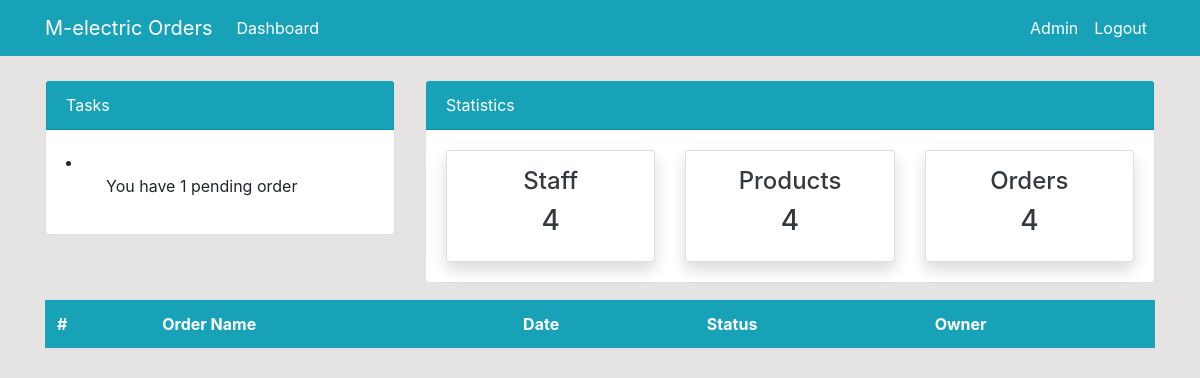
The page /orders on the database as committed earlier.
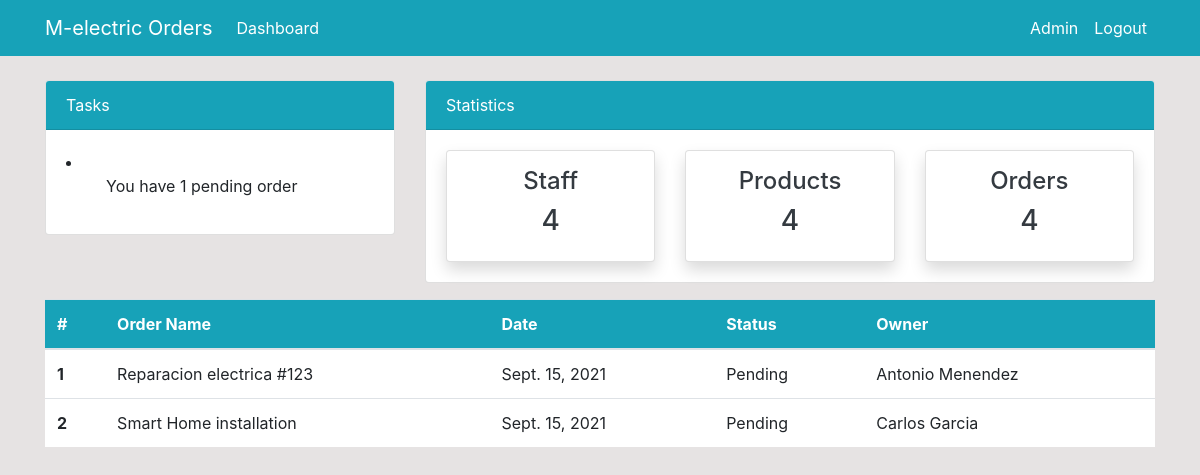
The same page on the database as committed later.
### dashboard/models.py (models this page shows, shortened)
class Orders(models.Model):
	description = models.CharField('Order Description', max_length=100)
	status = models.CharField('Status', max_length=50, choices=STATUS)
	approval_date = models.DateTimeField('Approval Date')
	user = models.ForeignKey(PedidosUser, blank=True, null=True, on_delete=models.CASCADE)
	products = models.ManyToManyField(Products, blank=True)

class PedidosUser(models.Model):
	email = models.EmailField('Email')
	user = models.CharField('User', max_length=50)
	passwd = models.CharField('Password', max_length=50)
	f_name = models.CharField('First Name', max_length=50)
	l_name = models.CharField('Last Name', max_length=50)
	b_day = models.DateTimeField('Birth Date')
	position = models.CharField('Position', max_length=50)
	def __str__(self):
		return self.f_name + ' ' + self.l_name

### dashboard/views.py (the view)
# urls.py: path('orders', views.orders, name='orders'),
def orders(request):
    orders_list = Orders.objects.all()
    return render(request, 'dashboard/orders.html', {'orders_list':orders_list})

### templates/dashboard/orders.html (shortened to what this page needs)
{% extends 'partials/base.html' %}
{% block content %}
    <div class="container">
        <div class="row my-3">
            <div class="col-md-12">
                <table class="table bg-white">
                    <thead class="bg-info">
                        <tr class="text-white">
                            <th scope="col">#</th>
                            <th scope="col">Order Name</th>
                            <th scope="col">Date</th>
                            <th scope="col">Status</th>
                            <th scope="col">Owner</th>
                        </tr>
                    </thead>
                    <tbody>
                        {% for order in orders_list %}
                        <tr>
                            <th scope="row">{{ forloop.counter }}</th>
                            <td>{{ order.description }}</td>
                            <td>{{ order.approval_date.date }}</td>
                            <td>{{ order.status }}</td>
                            <td>{{ order.user }}</td>
                        </tr>
                        {% endfor %}
                    </tbody>
                </table>
            </div>
        </div>
    </div>
{% endblock %}

### templates/partials/base.html (shortened to what this page needs)
{% load static %}
<!doctype html>
<html lang="en">
  <head>
    <link rel="stylesheet" href="https://cdn.jsdelivr.net/npm/bootstrap@4.6.0/dist/css/bootstrap.min.css">
    <link rel="stylesheet" href="{% static 'style.css' %}">
  </head>
  <body>
      {% include 'partials/nav.html' %}
      {% include 'partials/topnav.html' %}
      {% block content %}
      {% endblock %}
  </body>
</html>

### templates/partials/nav.html (shortened to what this page needs)
<nav class="navbar navbar-expand-lg navbar-info bg-info">
    <div class="container">
        <a class="navbar-brand text-white" href="{% url 'index' %}">M-electric Orders</a>
        <div class="collapse navbar-collapse" id="navbarSupportedContent">
            <ul class="navbar-nav mr-auto">
                <li class="nav-item active">
                    <a class="nav-link text-white" href="{% url 'index' %}">Dashboard </a>
                </li>
            </ul>
            <ul class="navbar-nav ml-auto">
                <li class="nav-item active">
                    <a class="nav-link text-white" href="profile.html">Admin </a>
                </li>
                <li class="nav-item">
                    <a class="nav-link text-white" href="#">Logout</a>
                </li>
            </ul>
        </div>
    </div>
</nav>

### templates/partials/topnav.html (shortened to what this page needs)
    <div class="container">
        <div class="row mt-4">
            <div class="col-md-4">
                <div class="card">
                    <div class="card-header bg-info text-white">
                        Tasks
                    </div>
                    <div class="card-body">
                        <li>
                            <ul>You have 1 pending order</ul>
                        </li>
                    </div>
                </div>
            </div>
            <div class="col-md-8">
                <div class="card">
                    <div class="card-header bg-info text-white">
                        Statistics
                    </div>
                    <div class="card-body">
                        <div class="row">
                            <div class="col-md-4">
                                <a class="text-decoration-none text-dark" href="{% url 'staff' %}">
                                    <div class="card my-card shadow text-center p-3">
                                        <h4>Staff </h4>
                                        <h3>4</h3>
                                    </div>
                                </a>
                            </div>
                            <div class="col-md-4">
                                <a class="text-decoration-none text-dark" href="{% url 'products' %}">
                                    <div class="card my-card shadow text-center p-3">
                                        <h4>Products </h4>
                                        <h3>4</h3>
                                    </div>
                                </a>
                            </div>
                            <div class="col-md-4">
                                <a class="text-decoration-none text-dark" href="{% url 'orders' %}">
                                    <div class="card my-card shadow text-center p-3">
                                        <h4>Orders </h4>
                                        <h3>4</h3>
                                    </div>
                                </a>
                            </div>
                        </div>
                    </div>
                </div>
            </div>
        </div>
    </div>

### static/style.css (style rules this page uses)
body { background: rgb(230, 227, 227); }

Rows that differ between the two databases and show on the page:
added Orders: description "Reparacion electrica #123", approval_date "Sept. 15, 2021", status "Pending", user "Antonio Menendez"
added Orders: description "Smart Home installation", approval_date "Sept. 15, 2021", status "Pending", user "Carlos Garcia"
